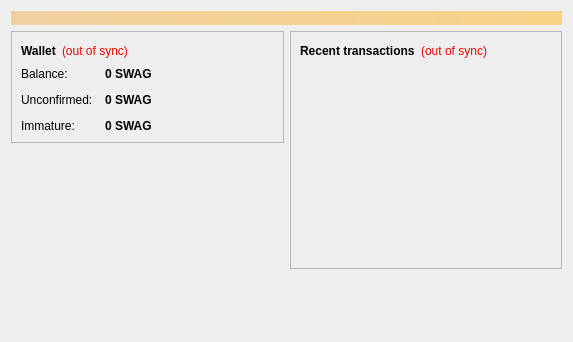
<?xml version="1.0" encoding="UTF-8"?>
<ui version="4.0">
 <class>OverviewPage</class>
 <widget class="QWidget" name="OverviewPage">
  <property name="geometry">
   <rect>
    <x>0</x>
    <y>0</y>
    <width>573</width>
    <height>342</height>
   </rect>
  </property>
  <property name="windowTitle">
   <string>Form</string>
  </property>
  <layout class="QVBoxLayout" name="topLayout">
   <item>
    <widget class="QLabel" name="labelAlerts">
     <property name="visible">
      <bool>false</bool>
     </property>
     <property name="styleSheet">
      <string notr="true">background-color: qlineargradient(x1: 0, y1: 0, x2: 1, y2: 0, stop:0 #F0D0A0, stop:1 #F8D488); color:#000000;</string>
     </property>
     <property name="wordWrap">
      <bool>true</bool>
     </property>
     <property name="margin">
      <number>3</number>
     </property>
    </widget>
   </item>
   <item>
    <layout class="QHBoxLayout" name="horizontalLayout" stretch="1,1">
     <item>
      <layout class="QVBoxLayout" name="verticalLayout_2">
       <item>
        <widget class="QFrame" name="frame">
         <property name="frameShape">
          <enum>QFrame::StyledPanel</enum>
         </property>
         <property name="frameShadow">
          <enum>QFrame::Raised</enum>
         </property>
         <layout class="QVBoxLayout" name="verticalLayout_4">
          <item>
           <layout class="QHBoxLayout" name="horizontalLayout_4">
            <item>
             <widget class="QLabel" name="label_5">
              <property name="font">
               <font>
                <weight>75</weight>
                <bold>true</bold>
               </font>
              </property>
              <property name="text">
               <string>Wallet</string>
              </property>
             </widget>
            </item>
            <item>
             <widget class="QLabel" name="labelWalletStatus">
              <property name="toolTip">
               <string>The displayed information may be out of date. Your wallet automatically synchronizes with the Swagcoin network after a connection is established, but this process has not completed yet.</string>
              </property>
              <property name="styleSheet">
               <string notr="true">QLabel { color: red; }</string>
              </property>
              <property name="text">
               <string notr="true">(out of sync)</string>
              </property>
              <property name="alignment">
               <set>Qt::AlignLeading|Qt::AlignLeft|Qt::AlignVCenter</set>
              </property>
             </widget>
            </item>
            <item>
             <spacer name="horizontalSpacer_2">
              <property name="orientation">
               <enum>Qt::Horizontal</enum>
              </property>
              <property name="sizeHint" stdset="0">
               <size>
                <width>40</width>
                <height>20</height>
               </size>
              </property>
             </spacer>
            </item>
           </layout>
          </item>
          <item>
           <layout class="QFormLayout" name="formLayout_2">
            <property name="fieldGrowthPolicy">
             <enum>QFormLayout::AllNonFixedFieldsGrow</enum>
            </property>
            <property name="horizontalSpacing">
             <number>12</number>
            </property>
            <property name="verticalSpacing">
             <number>12</number>
            </property>
            <item row="0" column="0">
             <widget class="QLabel" name="label">
              <property name="text">
               <string>Balance:</string>
              </property>
             </widget>
            </item>
            <item row="0" column="1">
             <widget class="QLabel" name="labelBalance">
              <property name="font">
               <font>
                <weight>75</weight>
                <bold>true</bold>
               </font>
              </property>
              <property name="cursor">
               <cursorShape>IBeamCursor</cursorShape>
              </property>
              <property name="toolTip">
               <string>Your current balance</string>
              </property>
              <property name="text">
               <string notr="true">0 SWAG</string>
              </property>
              <property name="textInteractionFlags">
               <set>Qt::LinksAccessibleByMouse|Qt::TextSelectableByKeyboard|Qt::TextSelectableByMouse</set>
              </property>
             </widget>
            </item>
            <item row="1" column="0">
             <widget class="QLabel" name="label_3">
              <property name="text">
               <string>Unconfirmed:</string>
              </property>
             </widget>
            </item>
            <item row="1" column="1">
             <widget class="QLabel" name="labelUnconfirmed">
              <property name="font">
               <font>
                <weight>75</weight>
                <bold>true</bold>
               </font>
              </property>
              <property name="cursor">
               <cursorShape>IBeamCursor</cursorShape>
              </property>
              <property name="toolTip">
               <string>Total of transactions that have yet to be confirmed, and do not yet count toward the current balance</string>
              </property>
              <property name="text">
               <string notr="true">0 SWAG</string>
              </property>
              <property name="textInteractionFlags">
               <set>Qt::LinksAccessibleByMouse|Qt::TextSelectableByKeyboard|Qt::TextSelectableByMouse</set>
              </property>
             </widget>
            </item>
            <item row="2" column="0">
             <widget class="QLabel" name="labelImmatureText">
              <property name="text">
               <string>Immature:</string>
              </property>
             </widget>
            </item>
            <item row="2" column="1">
             <widget class="QLabel" name="labelImmature">
              <property name="font">
               <font>
                <weight>75</weight>
                <bold>true</bold>
               </font>
              </property>
              <property name="toolTip">
               <string>Mined balance that has not yet matured</string>
              </property>
              <property name="text">
               <string notr="true">0 SWAG</string>
              </property>
              <property name="textInteractionFlags">
               <set>Qt::LinksAccessibleByMouse|Qt::TextSelectableByKeyboard|Qt::TextSelectableByMouse</set>
              </property>
             </widget>
            </item>
           </layout>
          </item>
         </layout>
        </widget>
       </item>
       <item>
        <spacer name="verticalSpacer">
         <property name="orientation">
          <enum>Qt::Vertical</enum>
         </property>
         <property name="sizeHint" stdset="0">
          <size>
           <width>20</width>
           <height>40</height>
          </size>
         </property>
        </spacer>
       </item>
        <item>
         <widget class="QLabel" name="label_wallet_bgcoin">
          <property name="text">
           <string/>
          </property>
          <property name="pixmap">
           <pixmap resource="../bitcoin.qrc">:/images/wallet_bgcoin</pixmap>
          </property>
          <property name="scaledContents">
           <bool>false</bool>
          </property>
          <property name="alignment">
           <set>Qt::AlignCenter</set>
          </property>
          <property name="margin">
           <number>-2</number>
          </property>
         </widget>
        </item>
        <item>
         <widget class="QLabel" name="label_6">
          <property name="text">
           <string/>
          </property>
         </widget>
        </item>
      </layout>
     </item>
     <item>
      <layout class="QVBoxLayout" name="verticalLayout_3">
       <item>
        <widget class="QFrame" name="frame_2">
         <property name="frameShape">
          <enum>QFrame::StyledPanel</enum>
         </property>
         <property name="frameShadow">
          <enum>QFrame::Raised</enum>
         </property>
         <layout class="QVBoxLayout" name="verticalLayout">
          <item>
           <layout class="QHBoxLayout" name="horizontalLayout_2">
            <item>
             <widget class="QLabel" name="label_4">
              <property name="text">
               <string>&lt;b&gt;Recent transactions&lt;/b&gt;</string>
              </property>
             </widget>
            </item>
            <item>
             <widget class="QLabel" name="labelTransactionsStatus">
              <property name="toolTip">
               <string>The displayed information may be out of date. Your wallet automatically synchronizes with the Swagcoin network after a connection is established, but this process has not completed yet.</string>
              </property>
              <property name="styleSheet">
               <string notr="true">QLabel { color: red; }</string>
              </property>
              <property name="text">
               <string notr="true">(out of sync)</string>
              </property>
              <property name="alignment">
               <set>Qt::AlignRight|Qt::AlignTrailing|Qt::AlignVCenter</set>
              </property>
             </widget>
            </item>
            <item>
             <spacer name="horizontalSpacer">
              <property name="orientation">
               <enum>Qt::Horizontal</enum>
              </property>
              <property name="sizeHint" stdset="0">
               <size>
                <width>40</width>
                <height>20</height>
               </size>
              </property>
             </spacer>
            </item>
           </layout>
          </item>
          <item>
           <widget class="QListView" name="listTransactions">
            <property name="styleSheet">
             <string notr="true">QListView { background: transparent; }</string>
            </property>
            <property name="frameShape">
             <enum>QFrame::NoFrame</enum>
            </property>
            <property name="verticalScrollBarPolicy">
             <enum>Qt::ScrollBarAlwaysOff</enum>
            </property>
            <property name="horizontalScrollBarPolicy">
             <enum>Qt::ScrollBarAlwaysOff</enum>
            </property>
            <property name="selectionMode">
             <enum>QAbstractItemView::NoSelection</enum>
            </property>
           </widget>
          </item>
         </layout>
        </widget>
       </item>
       <item>
        <spacer name="verticalSpacer_2">
         <property name="orientation">
          <enum>Qt::Vertical</enum>
         </property>
         <property name="sizeHint" stdset="0">
          <size>
           <width>20</width>
           <height>40</height>
          </size>
         </property>
        </spacer>
       </item>
      </layout>
     </item>
    </layout>
   </item>
  </layout>
 </widget>
 <resources/>
 <connections/>
</ui>
